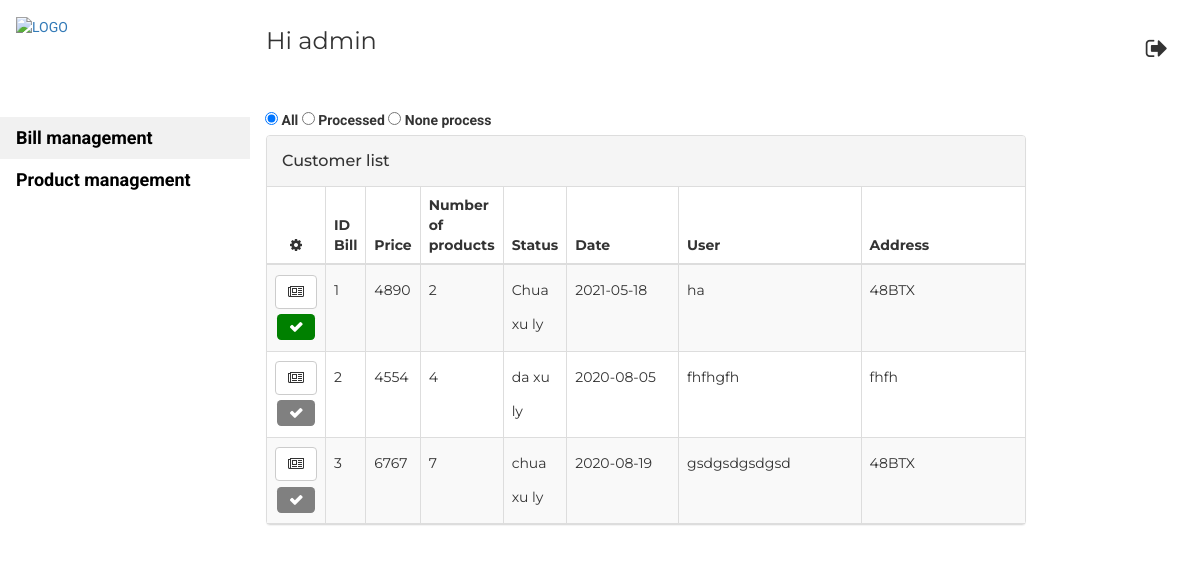
/admin.php (signed in), run on the app's committed database.
### tables this page shows
CREATE TABLE `donhang` (
  `maDon` int(30) NOT NULL,
  `giaDon` int(30) NOT NULL,
  `soluongMua` int(30) NOT NULL,
  `tinhtrang` varchar(64) NOT NULL,
  `ngaydat` date NOT NULL,
  `userKH` varchar(64) NOT NULL,
  `diachinhan` varchar(50) NOT NULL
);

### login.php (called while the page is built, shortened)
<?php
function isLoginedAdmin(){
    return isset($_SESSION['admin']);
}
?>

### admin.php (the view, shortened to what this page needs)
<!DOCTYPE html>
<?php
require_once('login.php');
?>
<html>
<link rel="stylesheet" href="SOURCE.css">
<link rel="stylesheet" href="https://cdnjs.cloudflare.com/ajax/libs/font-awesome/4.7.0/css/font-awesome.min.css">
<link rel="stylesheet" href="https://maxcdn.bootstrapcdn.com/bootstrap/3.3.6/css/bootstrap.min.css">
<link href="https://cdnjs.cloudflare.com/ajax/libs/font-awesome/4.4.0/css/font-awesome.min.css" rel="stylesheet" type="text/css">
<?php
require_once('login.php');
if (isLoginedAdmin()) {
?>
  <body class="w3-content" action="admin.php" style="max-width:1200px">
    <nav class="w3-sidebar w3-bar-block w3-white w3-collapse w3-top" style="z-index:3;width:250px" id="mySidebar">
      <div class="w3-container w3-display-container w3-padding-16">
        <a href="#"><img src="Images/ANHNEN/logocheck.jpg" alt="LOGO" width="40%"></a>
      </div>
      <div class="w3-padding-64 w3-large w3-text-gray" style="font-weight:bold">
        <a href="admin.php" class="w3-button w3-block w3-light-grey w3-left-align">Bill management</a>
        <a href="Productmanagement.php" class="w3-bar-item w3-button w3-white">Product management</a>
      </div>
    </nav>
    <div class="w3-main" style="margin-left:250px">
      <header class="w3-container w3-xlarge w3-padding-24">
        <p class="w3-left">Hi admin</p>
        <p class="w3-right">
          <a href="logoutadmin.php" class="w3-bar-item w3-button  w3-right">
            <i class="fa fa-sign-out  "></i>
          </a>
        </p>
      </header>
      <form action="/action_page.php" style="padding-left: 15px;" onchange="reloadadmin()">
        <input type="radio" id="all" name="gender" value="1" <?php if (isset($_REQUEST['select'])) {
                                                                echo ($_REQUEST['select'] == 1) ? 'checked="checked"' : '';
                                                              }
                                                              echo 'checked="checked"'  ?>>
        <label for="All">All</label>
        <input type="radio" id="pro" name="gender" value="2" <?php if (isset($_REQUEST['select'])) {
                                                                echo ($_REQUEST['select'] == 2) ? 'checked="checked"' : '';
                                                              } ?>>
        <label for="Processed">Processed</label>
        <input type="radio" id="nonepro" name="gender" value="3" <?php if (isset($_REQUEST['select'])) {
                                                                    echo ($_REQUEST['select'] == 3) ? 'checked="checked"' : '';
                                                                  } ?>>
        <label for="nonepro">None process</label>
      </form>
      <div class="w3-container  ">
        <div class="row">
          <div class="col-md-10 ">
            <div class="panel panel-default panel-table">
              <div class="panel-heading">
                <div class="row">
                  <div class="col col-xs-6">
                    <h3 class="panel-title">Customer list</h3>
                  </div>
                </div>
              </div>
              <div class="panel-body">
                <?php
                $conn = createDbConnection();
                if (isset($_REQUEST['select'])) {
                  if ($_REQUEST['select'] == 1)
                    $sql = "SELECT * FROM donhang";
                  else if ($_REQUEST['select'] == 2)
                    $sql = "SELECT * FROM donhang WHERE tinhtrang='Da xu ly'";
                  else
                    $sql = "SELECT * FROM donhang WHERE tinhtrang='Chua xu ly'";
                } else {
                  $sql = "SELECT * FROM donhang";
                }
                if ($result = mysqli_query($conn, $sql)) {
                  if (mysqli_num_rows($result) > 0) {
                ?>
                    <table class="table table-striped table-bordered table-list">
                      <thead>
                        <tr>
                          <th><em class="fa fa-cog"></em>
                          </th>
                          <th class="hidden-xs" width=75px>ID Bill</th>
                          <th>Price</th>
                          <th width=80px>Number of products</th>
                          <th width=100px>Status</th>
                          <th width=20%>Date</th>
                          <th width=30%>User</th>
                          <th width=30%>Address</th>
                        </tr>
                      </thead>
                      <tbody>
                        <?php
                        while ($row = mysqli_fetch_array($result)) {
                        ?>
                          <tr>
                            <td align="center"><a class="btn btn-default">
                                <em class="fa fa-newspaper-o" onclick="billdetail('<?= $row['maDon'] ?>','<?= $row['userKH'] ?>'
                                )"></em></a>
                              <?php
                              if ($row['tinhtrang'] == "Chua xu ly") { ?>
                                <button class="btn btn-danger fa fa-check" onclick="myFunction('<?= $row['maDon'] ?>')"></button>
                              <?php } else { ?>
                                <button class="btn btn-danger fa fa-check" style="background-color: gray;"></button>
                              <?php } ?>
                            </td>
                            <td class="hidden-xs"><?php echo $row['maDon'] ?></td>
                            <td><?php echo $row['giaDon'] ?></td>
                            <td><?php echo $row['soluongMua'] ?></td>
                            <td><?php echo $row['tinhtrang'] ?></td>
                            <td><?php echo $row['ngaydat'] ?></td>
                            <td><?php echo $row['userKH'] ?></td>
                            <td><?php echo $row['diachinhan'] ?></td>
                          </tr>
              </div>
            </div>
      <?php
                        }
                      }
                    }
      ?>
  </body>
<?php
}
?>
</html>

### SOURCE.css (style rules this page uses)
html { box-sizing:border-box }
*,*:before,*:after { box-sizing:inherit }
html { -ms-text-size-adjust:100%;-webkit-text-size-adjust:100% }
body { margin:0 }
article,aside,details,figcaption,figure,footer,header,main,menu,nav,section { display:block }
a { background-color:transparent }
img { border-style:none }
button,input,select,textarea,optgroup { font:inherit;margin:0 }
button,input { overflow:visible }
button,select { text-transform:none }
button,[type=button],[type=reset],[type=submit] { -webkit-appearance:button }
[type=checkbox],[type=radio] { padding:0 }
html,body { font-family:Verdana,sans-serif;font-size:15px;line-height:1.5 }
html { overflow-x:hidden }
h3 { font-size:24px }
h1,h2,h3,h4,h5,h6 { font-family:"Segoe UI",Arial,sans-serif;font-weight:400;margin:10px 0 }
img { vertical-align:middle }
a { color:inherit }
.w3-btn,.w3-button { border:none;display:inline-block;padding:8px 16px;vertical-align:middle;overflow:hidden;text-decoration:none;color:inherit;background-color:inherit;text-align:center;cursor:pointer;white-space:nowrap }
.w3-btn,.w3-button { -webkit-touch-callout:none;-webkit-user-select:none;-khtml-user-select:none;-moz-user-select:none;-ms-user-select:none;user-select:none }
.w3-tooltip,.w3-display-container { position:relative }
.w3-sidebar { height:100%;width:200px;background-color:#fff;position:fixed!important;z-index:1;overflow:auto }
.w3-main,#main { transition:margin-left .4s }
.w3-bar-block .w3-bar-item { width:100%;display:block;padding:8px 16px;text-align:left;border:none;white-space:normal;float:none;outline:0 }
.w3-block { display:block;width:100% }
.w3-container:after,.w3-container:before,.w3-panel:after,.w3-panel:before,.w3-row:after,.w3-row:before,.w3-row-padding:after,.w3-row-padding:before, .w3-cell-row:before,.w3-cell-row:after,.w3-clear:after,.w3-clear:before,.w3-bar:before,.w3-bar:after { content:"";display:table;clear:both }
.w3-content,.w3-auto { margin-left:auto;margin-right:auto }
.w3-content { max-width:980px }
@media (min-width:993px) { .w3-sidebar.w3-collapse { display:block!important } }
.w3-top,.w3-bottom { position:fixed;width:100%;z-index:1 }
.w3-top { top:0 }
.w3-container,.w3-panel { padding:0.01em 16px }
.w3-large { font-size:18px!important }
.w3-xlarge { font-size:24px!important }
.w3-left-align { text-align:left!important }
.w3-padding-16 { padding-top:16px!important;padding-bottom:16px!important }
.w3-padding-24 { padding-top:24px!important;padding-bottom:24px!important }
.w3-padding-64 { padding-top:64px!important;padding-bottom:64px!important }
.w3-left { float:left!important }
.w3-right { float:right!important }
.w3-white,.w3-hover-white:hover { color:#000!important;background-color:#fff!important }
.w3-light-grey,.w3-hover-light-grey:hover,.w3-light-gray,.w3-hover-light-gray:hover { color:#000!important;background-color:#f1f1f1!important }
.w3-text-grey,.w3-hover-text-grey:hover,.w3-text-gray,.w3-hover-text-gray:hover { color:#757575!important }

### admin.php (style rules this page uses)
.btn-danger { color: white; background-color: green; border: none; border-radius: .3em; font-weight: bold; }
.w3-sidebar a, form { font-family: "Roboto", sans-serif }
body, h1, h2, h3, h4, h5, h6, .w3-wide { font-family: "Montserrat", sans-serif; }
.panel-table .panel-body { padding: 0; }
.panel-table .panel-body .table-bordered { border-style: none; margin: 0; }
.panel-table .panel-body .table-bordered>thead>tr>th:first-of-type { text-align: center; width: 100px; }
.panel-table .panel-body .table-bordered>thead>tr>th:last-of-type, .panel-table .panel-body .table-bordered>tbody>tr>td:last-of-type { border-right: 0px; }
.panel-table .panel-body .table-bordered>thead>tr>th:first-of-type, .panel-table .panel-body .table-bordered>tbody>tr>td:first-of-type { border-left: 0px; }
.panel-table .panel-body .table-bordered>tbody>tr:first-of-type>td { border-bottom: 0px; }
.panel-table .panel-body .table-bordered>thead>tr:first-of-type>th { border-top: 0px; }
.panel-table .panel-heading .col h3 { line-height: 30px; height: 30px; }
.panel-table .panel-body .table-bordered>tbody>tr>td { line-height: 34px; }

### data on the page
donhang: maDon "1", giaDon "4890", soluongMua "2", tinhtrang "Chua xu ly", ngaydat "2021-05-18", userKH "ha", diachinhan "48BTX"
donhang: maDon "2", giaDon "4554", soluongMua "4", tinhtrang "da xu ly", ngaydat "2020-08-05", userKH "fhfhgfh", diachinhan "fhfh"
donhang: maDon "3", giaDon "6767", soluongMua "7", tinhtrang "chua xu ly", ngaydat "2020-08-19", userKH "gsdgsdgsdgsd", diachinhan "48BTX"
